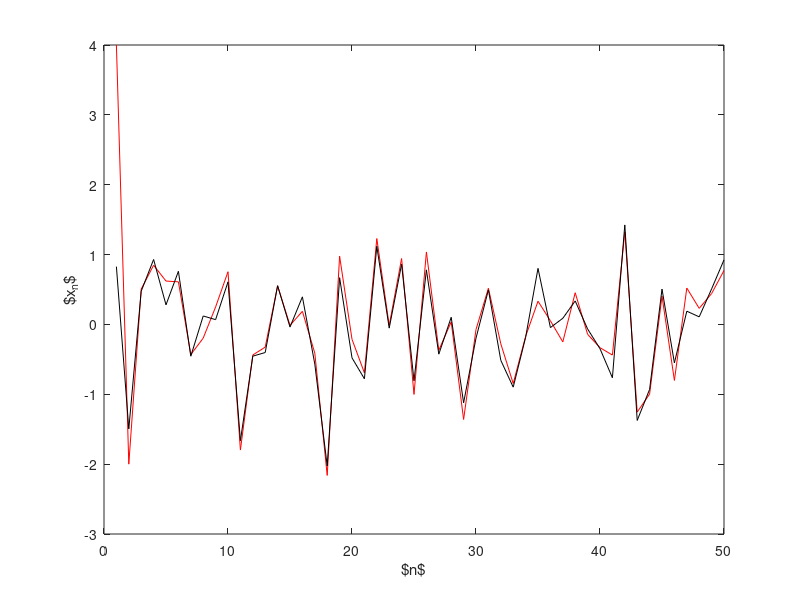
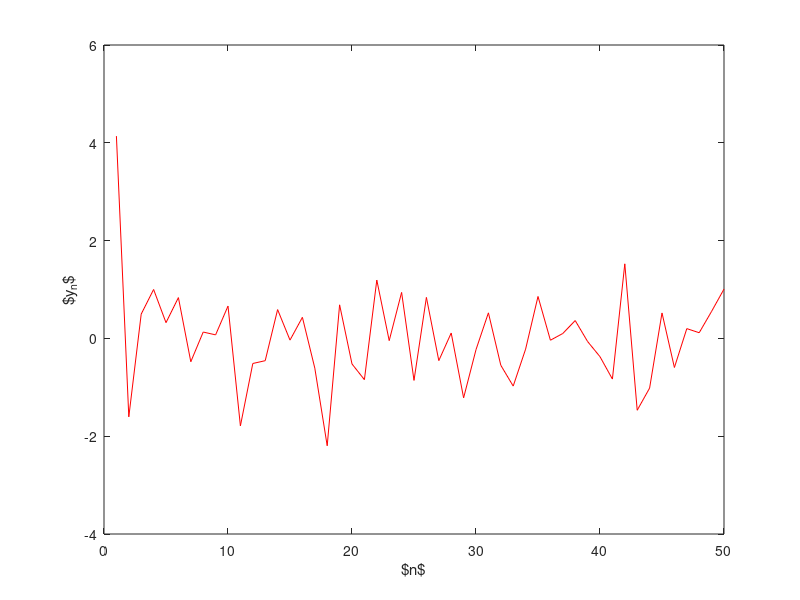

MATLAB code for these plots, in order:
%-----------------------------------------------------------------
%  MATLAB code for Exercise 4.28 
%  An AR estimation task based on Kalman filter.
%-----------------------------------------------------------------




clear;

rseed	= 1;
rand('state',rseed);

%Create 500 samples of the AR sequence
N = 500;
x = zeros(N,1);
sigma_n = 0.7;
noise = sigma_n*randn(N,1);
a(1) = 0.2; % 0.95   0.8   0.6
a(2) = 0.1;  % 0.9   0.6   0.4
x(1)=4;
x(2)=-2;
for n=3:N
    x(n) = -a(1)*x(n-1) -a(2)*x(n-2) + noise(n);
end;


%Create signal y = x + noise
sigma_v = 0.2;
noise_v = sigma_v*randn(N,1);
y = x + noise_v;


%Kalman Filter
F = [-a(1)  -a(2); 1 0];
H = [1 0];
Q = [sigma_n^2 0; 0 0];
R = sigma_v^2;
%initalization
x_hat = zeros(N,1);
x0 = [0; 0];
%P = ([x(2); x(1)]-x0)*([x(2); x(1)]-x0)';
P = 0.01*[1  0;  0  1];
x_hat(2:-1:1) = x0;
%Iterations
for n=1:N-1
    S = R + H*P*H';
    K = P*H'*inv(S);
    x0 = x0 + K*(y(n) - H*x0);
    P = P - K*H*P;
    x0 = F*x0;
    P = F*P*F' + Q;
    x_hat(n+1:-1:n) = x0;
end;
%end of Kalman Filter


%plot the results
figure(1),plot(x(1:50),'r');hold on; plot(x_hat(1:50),'k');
xlabel('$n$');
ylabel('$x_n$');

figure(2); plot( y(1:50), 'r');
xlabel('$n$');
ylabel('$y_n$');